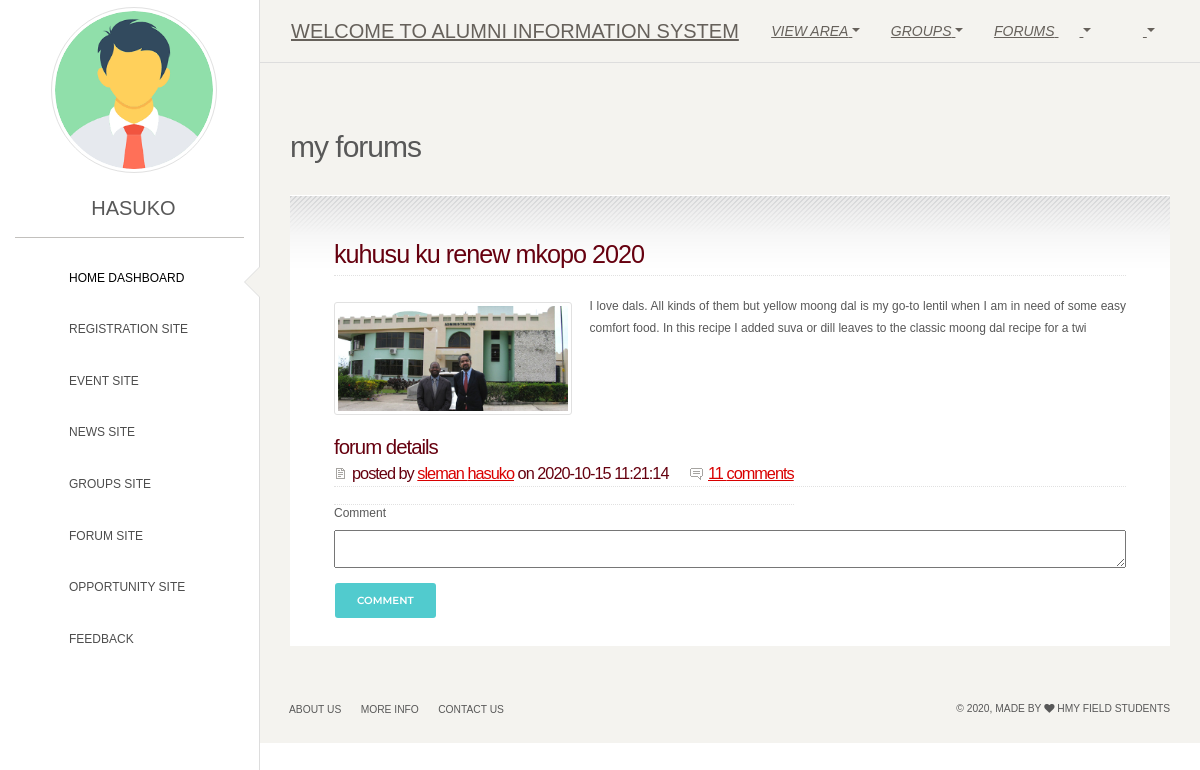
Page /HOME_PAGE/examples/my_forums.php (signed in) on the committed database.
### tables this page shows
CREATE TABLE `forum` (
  `forum_id` int(11) NOT NULL,
  `user_ID` int(11) NOT NULL,
  `forum_tittle` varchar(100) NOT NULL,
  `forum_description` varchar(200) NOT NULL,
  `forum_date` datetime NOT NULL,
  `forum_attachment` varchar(50) NOT NULL
);

CREATE TABLE `users` (
  `user_ID` int(11) NOT NULL,
  `f_name` varchar(50) NOT NULL,
  `l_name` varchar(50) NOT NULL,
  `address` varchar(50) NOT NULL,
  `gender` varchar(50) NOT NULL,
  `email` varchar(50) NOT NULL,
  `contact` varchar(50) NOT NULL,
  `user_bio` varchar(100) NOT NULL,
  `approval` varchar(50) NOT NULL DEFAULT 'not-approved'
);

### HOME_PAGE/examples/my_forums.php (the view, shortened to what this page needs)
<!DOCTYPE html>
<html lang="en">
<head>
  <link href="https://maxcdn.bootstrapcdn.com/font-awesome/latest/css/font-awesome.min.css" rel="stylesheet">
  <link href="../assets/css/bootstrap.min.css" rel="stylesheet" />
  <link href="../assets/css/paper-dashboard.css?v=2.0.1" rel="stylesheet" />
  <link href="../assets/demo/demo.css" rel="stylesheet" />
<link rel="stylesheet" type="text/css" title="Red" href="forum/style_red.css" />
<link rel="alternate stylesheet" type="text/css" title="Blue" href="forum/style_blue.css" />
<link rel="alternate stylesheet" type="text/css" title="Green" href="forum/style_green.css" />
<link rel="alternate stylesheet" type="text/css" title="Brown" href="forum/style_brown.css" />
<link rel="alternate stylesheet" type="text/css" title="Magenta" href="forum/style_magenta.css" />
</head>
<body class="">
  <div class="wrapper ">
    <div class="sidebar" data-color="white" data-active-color="danger">
      <div class="logo">
          <div class="logo-image-big">
             <?php
              include("../../profile.php");
            ?>
            <br>
            <label style="margin-left: 80px; font-size: 20px; margin-top: 20px;"><?php echo $_SESSION['username']; ?></label>
          </div>
      </div>
      <?php
      include("left_nav.php");
      ?>
    </div>
    <div class="main-panel">
      <?php
      include("up_bar.php");
      ?>
      <br><br>
   <?php
   $x= $_SESSION['user_ID'];
   $query = "SELECT * FROM forum,users,login WHERE login.login_id = users.user_ID AND users.user_ID = forum.user_ID AND users.user_ID = ?";
   $run = $conn->prepare($query);
   $hasuko = array($x);
   $execute = $run->execute($hasuko);
   $num = $run->rowCount();
   ?>
<div class="content">
  <h2>MY FORUMS </h2>
  <?php
    if ($num > 0)
    {
        while($row = $run->fetch(PDO::FETCH_ASSOC))
          {
            $path4 = "../../FORUM/".$row["forum_attachment"];
            $comment = "SELECT COUNT(comment.forum_id) from comment where comment.forum_id = :a";
            $p = $_SESSION["forum"];
            $runcomment = $conn->prepare($comment);
            $runcomment->bindParam(":a",$parameter1);
            $parameter1 = $p;
            $runcomment->execute();
            $aa = $runcomment->fetch(PDO::FETCH_ASSOC);
            ?>
<div id="main">
  <div id="main_inner" class="fluid">
    <div id="primaryContent_columnless">
      <div id="columnA_columnless">
        <h3><?php echo $row["forum_tittle"];?></h3>
        <img width="30%" src="<?php echo $path4;?>" class="floatTL" alt="Something scenic" />
        <p><?php echo $row["forum_description"];?></p>
        <br class="clear" />
        <div class="post">
          <h3>Forum Details</h3>
          <ul class="post_info">
            <h3><li class="date">Posted by <a href="#"><?php echo $row["f_name"]." ".$row["l_name"]; ?></a> on <?php echo $row["forum_date"];?></li>
            <li class="comments"> <a href="my_forum_show_comment.php"><?php echo $aa['COUNT(comment.forum_id)'];?> comments</a></li></h3>
          </ul>
        </div>
        <form method="POST" action="comment_hand.php">
          <label>Comment</label>
          <textarea style="width: 100%;" name="comment">
          </textarea>
          <button class="btn btn-primary btn-block1">
            Comment
          </button>
        </form>
      </div>
    </div>
    <br class="clear" />
  </div>
</div>
    <?php
  }
}else
  echo   "No Forums Avaiable Right Now";
?>
      </div>
      <footer class="footer footer-black  footer-white ">
        <div class="container-fluid">
          <div class="row">
            <nav class="footer-nav">
              <ul>
                <li><a target="_blank">About Us</a></li>
                <li><a target="_blank">More Info</a></li>
                <li><a target="_blank">Contact Us</a></li>
              </ul>
            </nav>
            <div class="credits ml-auto">
              <span class="copyright">
                © , MADE BY  <i class="fa fa-heart heart"></i> HMY FIELD STUDENTS
              </span>
            </div>
          </div>
        </div>
      </footer>
    </div>
  </div>
</body>
</html>

### profile.php (shortened to what this page needs)
<?php
include("connection.php");
$query = "SELECT profile FROM login WHERE login.username = :pro";
$run = $conn->prepare($query);
$run->bindParam(":pro",$para);
$execute = $run->execute();
$fetch = $run->fetch(PDO::FETCH_ASSOC);
$path = "../../PROFILE/".$fetch["profile"];
?>
<img style="width: 70%; height: 20%; border-radius: 150px; margin-left: 40px;" src="<?php echo $path;?>">

### HOME_PAGE/examples/forum/style_red.css (style rules this page uses)
div.fluid { width: 90% !important; }
* { margin: 0em; padding: 0em; }
body { background-color: #fff; color: #585858; font-size: 9pt; font-family: "trebuchet ms", helvetica, sans-serif; }
h1,h2,h3,h4,h5,h6 { font-weight: normal; letter-spacing: -1px; text-transform: lowercase; }
h3,h4,h5,h6 { color: #66000F; }
img { padding: 3px; border: solid 1px #e1e1e1; }
img.floatTL { float: left; margin-right: 1.5em; margin-bottom: 1.5em; margin-top: 0.5em; }
a { text-decoration: underline; color: #D90000; }
p { line-height: 1.8em; }
#main { background: #fff url('images_red/n2.gif') 0px 1px repeat-x; }
#main_inner p { text-align: justify; margin-bottom: 2.0em; }
#main_inner ul { margin-bottom: 2.0em; }
#main_inner { position: relative; width: 950px; margin: 0 auto; padding-top: 3.5em; }
#main_inner h3,h4 { border-bottom: dotted 1px #E1E1E1; position: relative; }
#main_inner h3 { font-size: 2.1em; padding-bottom: 0.1em; margin-bottom: 0.8em; }
#main_inner .post { position: relative; }
#main_inner .post h3 { position: relative; font-size: 1.7em; padding-bottom: 1.2em; }
#main_inner .post ul.post_info { list-style: none; position: absolute; top: 3em; font-size: 0.8em; }
#main_inner .post ul.post_info li { background-position: 0em 0.2em; background-repeat: no-repeat; display: inline; padding-left: 18px; }
#main_inner .post ul.post_info li.date { background-image: url('images_red/n5.gif'); }
#main_inner .post ul.post_info li.comments { background-image: url('images_red/n6.gif'); margin-left: 1.1em; }
#primaryContent_columnless { position: relative; }
#columnA_columnless { position: relative; width: 100%; }

### HOME_PAGE/examples/forum/style_blue.css (style rules this page uses)
div.fluid { width: 90% !important; }
* { margin: 0em; padding: 0em; }
body { background-color: #fff; color: #585858; font-size: 9pt; font-family: "trebuchet ms", helvetica, sans-serif; }
h1,h2,h3,h4,h5,h6 { font-weight: normal; letter-spacing: -1px; text-transform: lowercase; }
h3,h4,h5,h6 { color: #184366; }
img { padding: 3px; border: solid 1px #e1e1e1; }
img.floatTL { float: left; margin-right: 1.5em; margin-bottom: 1.5em; margin-top: 0.5em; }
a { text-decoration: underline; color: #F16C00; }
p { line-height: 1.8em; }
#main { background: #fff url('images_blue/n2.gif') 0px 1px repeat-x; }
#main_inner p { text-align: justify; margin-bottom: 2.0em; }
#main_inner ul { margin-bottom: 2.0em; }
#main_inner { position: relative; width: 950px; margin: 0 auto; padding-top: 3.5em; }
#main_inner h3,h4 { border-bottom: dotted 1px #E1E1E1; position: relative; }
#main_inner h3 { font-size: 2.1em; padding-bottom: 0.1em; margin-bottom: 0.8em; }
#main_inner .post { position: relative; }
#main_inner .post h3 { position: relative; font-size: 1.7em; padding-bottom: 1.2em; }
#main_inner .post ul.post_info { list-style: none; position: absolute; top: 3em; font-size: 0.8em; }
#main_inner .post ul.post_info li { background-position: 0em 0.2em; background-repeat: no-repeat; display: inline; padding-left: 18px; }
#main_inner .post ul.post_info li.date { background-image: url('images_blue/n5.gif'); }
#main_inner .post ul.post_info li.comments { background-image: url('images_blue/n6.gif'); margin-left: 1.1em; }
#primaryContent_columnless { position: relative; }
#columnA_columnless { position: relative; width: 100%; }

### rows in the picture
forum: forum_tittle "kuhusu ku renew mkopo 2020", forum_attachment (picture), forum_description "I love dals. All kinds of them but yellow moong dal is my go-to lentil when I am in need of some easy comfort food. In this recipe I added suva or dill leaves to the classic moong dal recipe for a twi", user_ID.f_name "sleman", user_ID.l_name "hasuko", forum_date "2020-10-15 11:21:14", COUNT "11"

### other values in the picture
$_SESSION['username'] "HASUKO"
